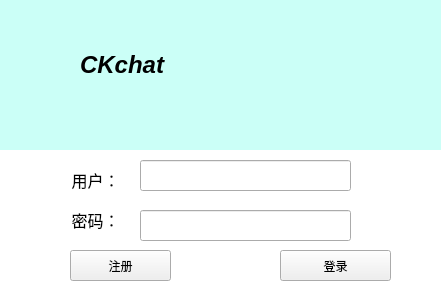
<?xml version="1.0" encoding="UTF-8"?>
<ui version="4.0">
 <class>Widget</class>
 <widget class="QWidget" name="Widget">
  <property name="geometry">
   <rect>
    <x>0</x>
    <y>0</y>
    <width>441</width>
    <height>300</height>
   </rect>
  </property>
  <property name="windowTitle">
   <string>CKchat</string>
  </property>
  <property name="windowIcon">
   <iconset resource="png.qrc">
    <normaloff>:/image/Image/liaotian.png</normaloff>:/image/Image/liaotian.png</iconset>
  </property>
  <property name="styleSheet">
   <string notr="true">QLabel#label_3
{
	background-color:rgb(203, 255, 247)

	
}
.QWidget
{
	background-color: rgb(255, 255, 255);

}</string>
  </property>
  <layout class="QVBoxLayout" name="verticalLayout" stretch="0,0">
   <property name="spacing">
    <number>0</number>
   </property>
   <property name="leftMargin">
    <number>0</number>
   </property>
   <property name="topMargin">
    <number>0</number>
   </property>
   <property name="rightMargin">
    <number>0</number>
   </property>
   <property name="bottomMargin">
    <number>0</number>
   </property>
   <item>
    <widget class="QLabel" name="label_3">
     <property name="text">
      <string>&lt;!DOCTYPE HTML PUBLIC &quot;-//W3C//DTD HTML 4.0//EN&quot; &quot;http://www.w3.org/TR/REC-html40/strict.dtd&quot;&gt;
&lt;html&gt;&lt;head&gt;&lt;meta name=&quot;qrichtext&quot; content=&quot;1&quot; /&gt;&lt;style type=&quot;text/css&quot;&gt;
p, li { white-space: pre-wrap; }
&lt;/style&gt;&lt;/head&gt;&lt;body style=&quot; font-family:'SimSun'; font-size:9pt; font-weight:400; font-style:normal;&quot;&gt;
&lt;p style=&quot; margin-top:0px; margin-bottom:0px; margin-left:0px; margin-right:0px; -qt-block-indent:0; text-indent:0px;&quot;&gt;	&lt;img src=&quot;:/image/Image/liaoti1an.png&quot; /&gt;&lt;span style=&quot; font-size:28pt; font-weight:600; font-style:italic; vertical-align:super;&quot;&gt;CKchat&lt;/span&gt;&lt;/p&gt;&lt;/body&gt;&lt;/html&gt;</string>
     </property>
     <property name="textFormat">
      <enum>Qt::AutoText</enum>
     </property>
     <property name="pixmap">
      <pixmap>Image/liaoti1an.png</pixmap>
     </property>
    </widget>
   </item>
   <item>
    <widget class="QWidget" name="widget" native="true">
     <property name="minimumSize">
      <size>
       <width>0</width>
       <height>140</height>
      </size>
     </property>
     <property name="sizeIncrement">
      <size>
       <width>0</width>
       <height>120</height>
      </size>
     </property>
     <property name="layoutDirection">
      <enum>Qt::LeftToRight</enum>
     </property>
     <widget class="QPushButton" name="loginButton">
      <property name="geometry">
       <rect>
        <x>280</x>
        <y>100</y>
        <width>111</width>
        <height>31</height>
       </rect>
      </property>
      <property name="text">
       <string>登录</string>
      </property>
     </widget>
     <widget class="QLabel" name="label">
      <property name="geometry">
       <rect>
        <x>60</x>
        <y>10</y>
        <width>71</width>
        <height>41</height>
       </rect>
      </property>
      <property name="text">
       <string>&lt;html&gt;&lt;head/&gt;&lt;body&gt;&lt;p align=&quot;center&quot;&gt;&lt;span style=&quot; font-size:12pt;&quot;&gt;用户：&lt;/span&gt;&lt;/p&gt;&lt;/body&gt;&lt;/html&gt;</string>
      </property>
     </widget>
     <widget class="QLineEdit" name="passwdLineEdit">
      <property name="geometry">
       <rect>
        <x>140</x>
        <y>60</y>
        <width>211</width>
        <height>31</height>
       </rect>
      </property>
     </widget>
     <widget class="QPushButton" name="registerButton">
      <property name="geometry">
       <rect>
        <x>70</x>
        <y>100</y>
        <width>101</width>
        <height>31</height>
       </rect>
      </property>
      <property name="text">
       <string>注册</string>
      </property>
     </widget>
     <widget class="QLabel" name="label_2">
      <property name="geometry">
       <rect>
        <x>60</x>
        <y>50</y>
        <width>71</width>
        <height>41</height>
       </rect>
      </property>
      <property name="text">
       <string>&lt;html&gt;&lt;head/&gt;&lt;body&gt;&lt;p align=&quot;center&quot;&gt;&lt;span style=&quot; font-size:12pt;&quot;&gt;密码：&lt;/span&gt;&lt;/p&gt;&lt;/body&gt;&lt;/html&gt;</string>
      </property>
     </widget>
     <widget class="QLineEdit" name="userLineEdit">
      <property name="geometry">
       <rect>
        <x>140</x>
        <y>10</y>
        <width>211</width>
        <height>31</height>
       </rect>
      </property>
     </widget>
     <zorder>loginButton</zorder>
     <zorder>label</zorder>
     <zorder>passwdLineEdit</zorder>
     <zorder>registerButton</zorder>
     <zorder>label_2</zorder>
     <zorder>userLineEdit</zorder>
     <zorder>label_3</zorder>
     <zorder>label_3</zorder>
     <zorder>label_3</zorder>
    </widget>
   </item>
  </layout>
 </widget>
 <layoutdefault spacing="6" margin="11"/>
 <resources>
  <include location="png.qrc"/>
 </resources>
 <connections/>
</ui>
